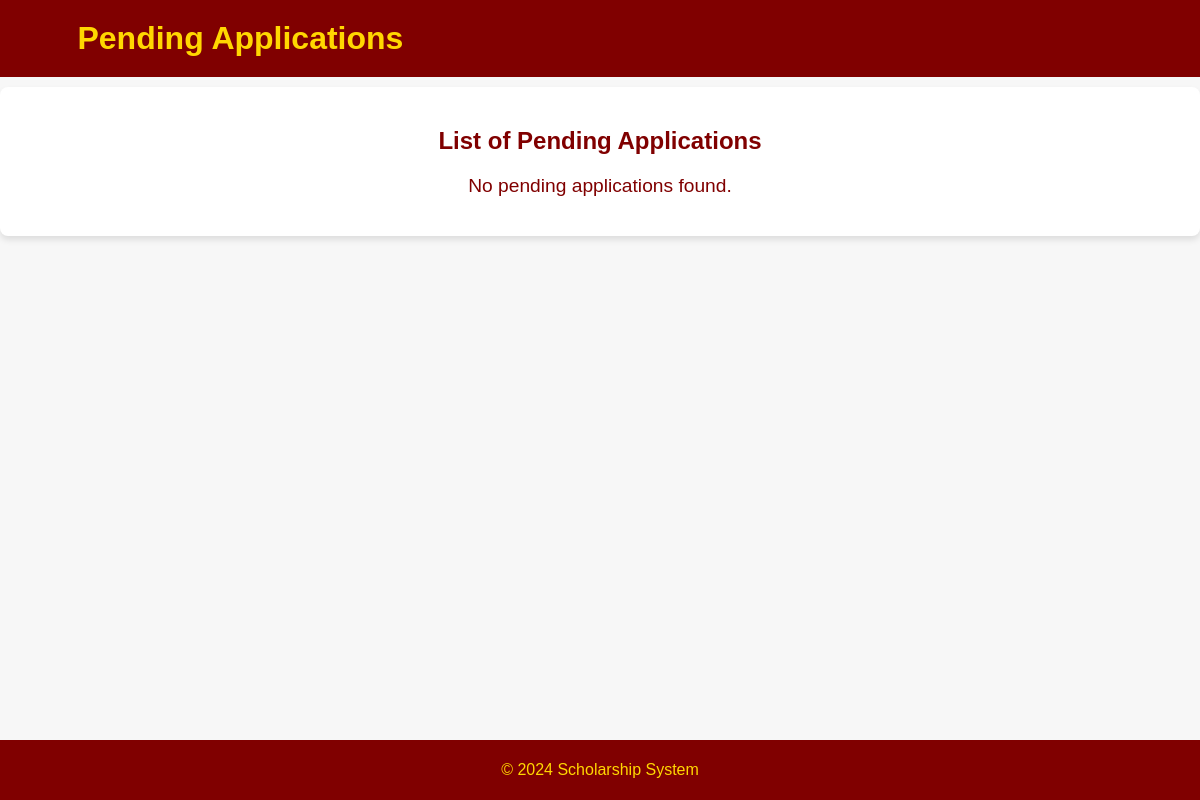
Before: /dashboard-links/pending.php (signed in) with the older database file.
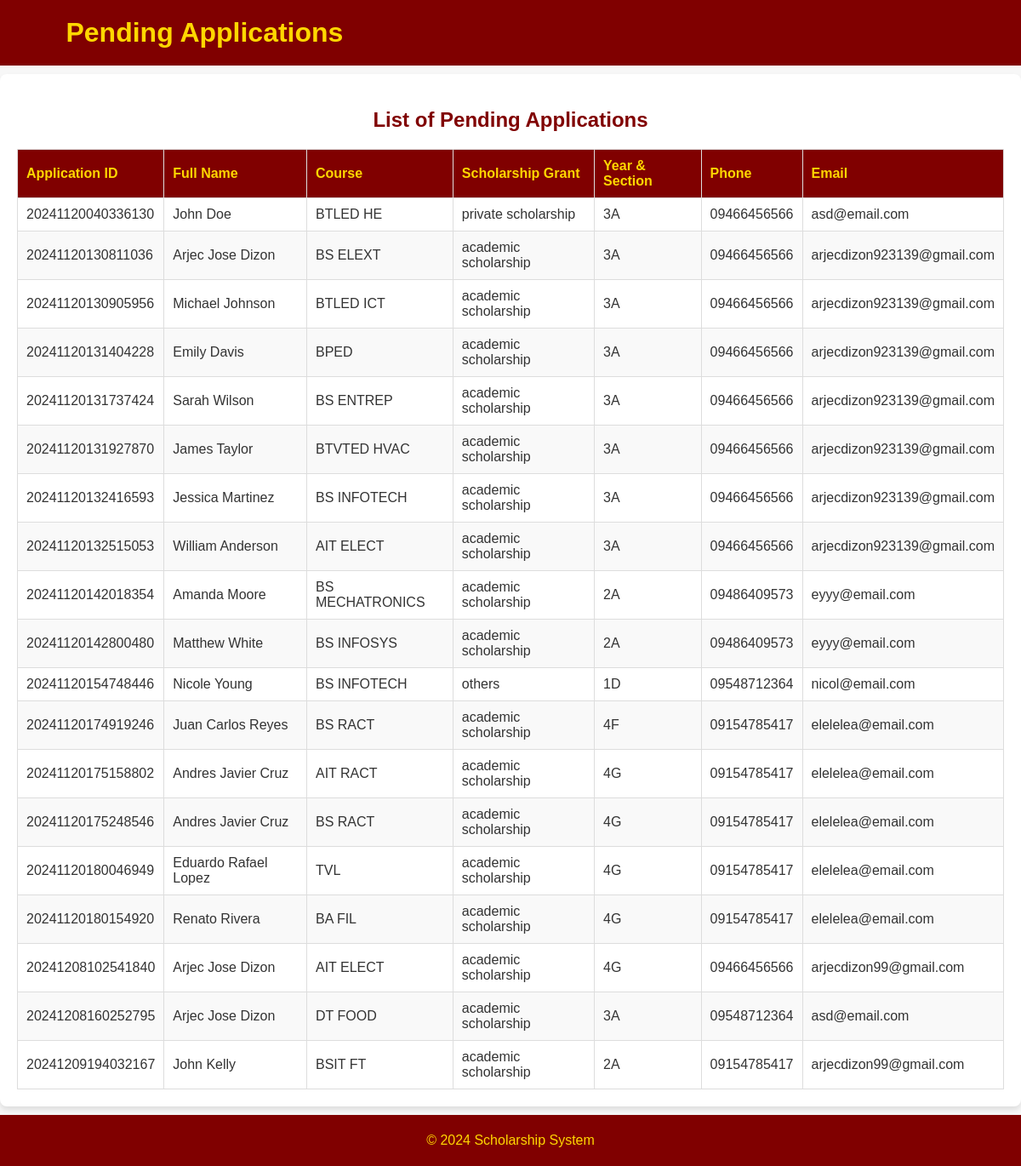
After: the same page with the newer database file.
### tables this page shows
CREATE TABLE `scholarship_applications` (
  `application_id` varchar(20) NOT NULL,
  `date` datetime DEFAULT NULL,
  `semester` enum('1st sem','2nd sem','Summer') NOT NULL,
  `school_year` varchar(9) DEFAULT NULL,
  `full_name` varchar(100) NOT NULL,
  `course` enum('BS MARE','BS CE','BS DEVCOM','BFA-ID','BA FIL','BSIT PPE','BS AT','BS COMPTECH','BS ELECT','BSIT CT','BSIT DT','BSIT FT','BSIT GTT','BS MECHTECH','BS RACT','BS ELEXT','BS MECHATRONICS','BEED','BSED ENGLISH','BSED MATH','BTVTED AUTO','BTVTED CIVIL','BTVTED DRAFT','BTVTED ELECT','BTVTED ELEXT','BTVTED GFD','BTVTED FSM','BTVTED HVAC','BTVTED WAFT','BTLED HE','BTLED IA','BTLED ICT','BPED','BSESS','BS ENTREP','BS HM','BS INFOTECH','BS INFOSYS','AIT AUTO','AIT ELECT','AIT ELEXT','AIT FOOD','AIT GARMENTS','AIT RACT','TTEC TDT','DT AUTO','DT CIVIL','DT ELECT','DT ELEXT','DT FOOD','DT GARMENTS','DT HMT','DT IT','TITE WAFT','GAS','ABM','STEM','HUMSS','TVL') NOT NULL,
  `yr_sec` varchar(15) NOT NULL,
  `major` varchar(100) NOT NULL,
  `cell_no` varchar(15) DEFAULT NULL,
  `permanent_address` text DEFAULT NULL,
  `zip_code` int(11) NOT NULL,
  `present_address` text DEFAULT NULL,
  `email` varchar(100) DEFAULT NULL,
  `sex` enum('male','female','others') NOT NULL,
  `date_of_birth` date DEFAULT NULL,
  `age` int(11) NOT NULL,
  `place_of_birth` varchar(50) DEFAULT NULL,
  `civil_status` enum('single','married','widowed','divorced','separated') DEFAULT NULL,
  `religion` enum('roman catholic','islam','iglesia ni cristo','evangelical christian','a biblical church','others') DEFAULT NULL,
  `scholarship_grant` enum('academic scholarship','athletic scholarship','government scholarship','private scholarship','merit based','others') DEFAULT NULL,
  `disability` varchar(100) DEFAULT NULL,
  `indigenous_group` enum('igorot','lumad','moro','aeta','badjao','others','N/A') DEFAULT NULL,
  `reason_scholarship` text NOT NULL,
  `user_id` int(11) DEFAULT NULL,
  `status` enum('pending','approved','rejected') NOT NULL DEFAULT 'pending'
);

### dashboard-links/pending.php (the view, shortened to what this page needs)
<?php
require '../includes/session.php';
try {
    $stmt = $pdo->prepare("SELECT * FROM scholarship_applications WHERE status = 'Pending'");
    $stmt->execute();
    $pendingApplications = $stmt->fetchAll(PDO::FETCH_ASSOC);
} catch (Exception $e) {
    die("Error fetching data: " . $e->getMessage());
}
?>
<!DOCTYPE html>
<html lang="en">
<head>
    <link rel="stylesheet" href="../css/approved.css?v=<?php echo time(); ?>">
</head>
<body>
    <header>
        <button onclick="window.history.back()">
            <i class="fas fa-arrow-left"></i>
        </button>
        <h1>Pending Applications</h1>
    </header>
    <main>
        <h2>List of Pending Applications</h2>
        <?php if (count($pendingApplications) > 0): ?>
            <table>
                <thead>
                    <tr>
                        <th>Application ID</th>
                        <th>Full Name</th>
                        <th>Course</th>
                        <th>Scholarship Grant</th>
                        <th>Year & Section</th>
                        <th>Phone</th>
                        <th>Email</th>
                    </tr>
                </thead>
                <tbody>
                    <?php foreach ($pendingApplications as $application): ?>
                        <tr>
                            <td><?= htmlspecialchars($application['application_id']) ?></td>
                            <td><?= htmlspecialchars($application['full_name']) ?></td>
                            <td><?= htmlspecialchars($application['course']) ?></td>
                            <td><?= htmlspecialchars($application['scholarship_grant']) ?></td>
                            <td><?= htmlspecialchars($application['yr_sec']) ?></td>
                            <td><?= htmlspecialchars($application['cell_no']) ?></td>
                            <td><?= htmlspecialchars($application['email']) ?></td>
                        </tr>
                    <?php endforeach; ?>
                </tbody>
            </table>
        <?php else: ?>
            <p class="no-data">No pending applications found.</p>
        <?php endif; ?>
    </main>
    <footer>
        <p>&copy; <?= date('Y') ?> Scholarship System</p>
    </footer>
</body>
</html>

### css/approved.css (style rules this page uses)
body { font-family: Arial, sans-serif; margin: 0; padding: 0; background-color: #f7f7f7; color: #333; }
header { display: flex; background-color: maroon; color: gold; padding: 20px; text-align: center; }
button { background-color: maroon; color: gold; border: none; padding: 10px 15px; border-radius: 5px; cursor: pointer; font-size: 1em; display: inline-flex; align-items: center; margin-right: 10px; }
button i { margin-right: 5px; }
h1 { margin: 0; }
main { padding: 20px; max-width: 1200px; margin: 10px auto 70px auto; background-color: #fff; border-radius: 8px; box-shadow: 0 4px 6px rgba(0, 0, 0, 0.1); overflow: auto; }
h2 { color: maroon; text-align: center; }
table { width: 100%; border-collapse: collapse; margin-top: 20px; }
table thead { background-color: maroon; color: gold; }
table th, table td { padding: 10px; text-align: left; border: 1px solid #ddd; }
table tbody tr:nth-child(even) { background-color: #f9f9f9; }
footer { text-align: center; background-color: maroon; color: gold; padding: 5px 0; position: fixed; bottom: 0; width: 100%; }
.no-data { text-align: center; color: maroon; font-size: 1.2em; margin-top: 20px; }

Changed rows visible on the page:
added scholarship_applications: application_id "20241120040336130", full_name "John Doe", course "BTLED HE", scholarship_grant "private scholarship", yr_sec "3A", cell_no "09466456566", email "asd@email.com"
added scholarship_applications: application_id "20241120130811036", full_name "Arjec Jose Dizon", course "BS ELEXT", scholarship_grant "academic scholarship", yr_sec "3A", cell_no "09466456566", email "arjecdizon923139@gmail.com"
added scholarship_applications: application_id "20241120130905956", full_name "Michael Johnson", course "BTLED ICT", scholarship_grant "academic scholarship", yr_sec "3A", cell_no "09466456566", email "arjecdizon923139@gmail.com"
added scholarship_applications: application_id "20241120131404228", full_name "Emily Davis", course "BPED", scholarship_grant "academic scholarship", yr_sec "3A", cell_no "09466456566", email "arjecdizon923139@gmail.com"
added scholarship_applications: application_id "20241120131737424", full_name "Sarah Wilson", course "BS ENTREP", scholarship_grant "academic scholarship", yr_sec "3A", cell_no "09466456566", email "arjecdizon923139@gmail.com"
added scholarship_applications: application_id "20241120131927870", full_name "James Taylor", course "BTVTED HVAC", scholarship_grant "academic scholarship", yr_sec "3A", cell_no "09466456566", email "arjecdizon923139@gmail.com"
added scholarship_applications: application_id "20241120132416593", full_name "Jessica Martinez", course "BS INFOTECH", scholarship_grant "academic scholarship", yr_sec "3A", cell_no "09466456566", email "arjecdizon923139@gmail.com"
added scholarship_applications: application_id "20241120132515053", full_name "William Anderson", course "AIT ELECT", scholarship_grant "academic scholarship", yr_sec "3A", cell_no "09466456566", email "arjecdizon923139@gmail.com"
added scholarship_applications: application_id "20241120142018354", full_name "Amanda Moore", course "BS MECHATRONICS", scholarship_grant "academic scholarship", yr_sec "2A", cell_no "09486409573", email "eyyy@email.com"
added scholarship_applications: application_id "20241120142800480", full_name "Matthew White", course "BS INFOSYS", scholarship_grant "academic scholarship", yr_sec "2A", cell_no "09486409573", email "eyyy@email.com"
added scholarship_applications: application_id "20241120154748446", full_name "Nicole Young", course "BS INFOTECH", scholarship_grant "others", yr_sec "1D", cell_no "09548712364", email "nicol@email.com"
added scholarship_applications: application_id "20241120174919246", full_name "Juan Carlos Reyes", course "BS RACT", scholarship_grant "academic scholarship", yr_sec "4F", cell_no "09154785417", email "elelelea@email.com"
added scholarship_applications: application_id "20241120175158802", full_name "Andres Javier Cruz", course "AIT RACT", scholarship_grant "academic scholarship", yr_sec "4G", cell_no "09154785417", email "elelelea@email.com"
added scholarship_applications: application_id "20241120175248546", full_name "Andres Javier Cruz", course "BS RACT", scholarship_grant "academic scholarship", yr_sec "4G", cell_no "09154785417", email "elelelea@email.com"
added scholarship_applications: application_id "20241120180046949", full_name "Eduardo Rafael Lopez", course "TVL", scholarship_grant "academic scholarship", yr_sec "4G", cell_no "09154785417", email "elelelea@email.com"
added scholarship_applications: application_id "20241120180154920", full_name "Renato Rivera", course "BA FIL", scholarship_grant "academic scholarship", yr_sec "4G", cell_no "09154785417", email "elelelea@email.com"
added scholarship_applications: application_id "20241208102541840", full_name "Arjec Jose Dizon", course "AIT ELECT", scholarship_grant "academic scholarship", yr_sec "4G", cell_no "09466456566", email "arjecdizon99@gmail.com"
added scholarship_applications: application_id "20241208160252795", full_name "Arjec Jose Dizon", course "DT FOOD", scholarship_grant "academic scholarship", yr_sec "3A", cell_no "09548712364", email "asd@email.com"
added scholarship_applications: application_id "20241209194032167", full_name "John Kelly", course "BSIT FT", scholarship_grant "academic scholarship", yr_sec "2A", cell_no "09154785417", email "arjecdizon99@gmail.com"
Other visible differences:
text no longer shown: "No pending applications found."
text now shown: "Application ID Full Name Course Scholarship Grant Year & Section Phone Email"
